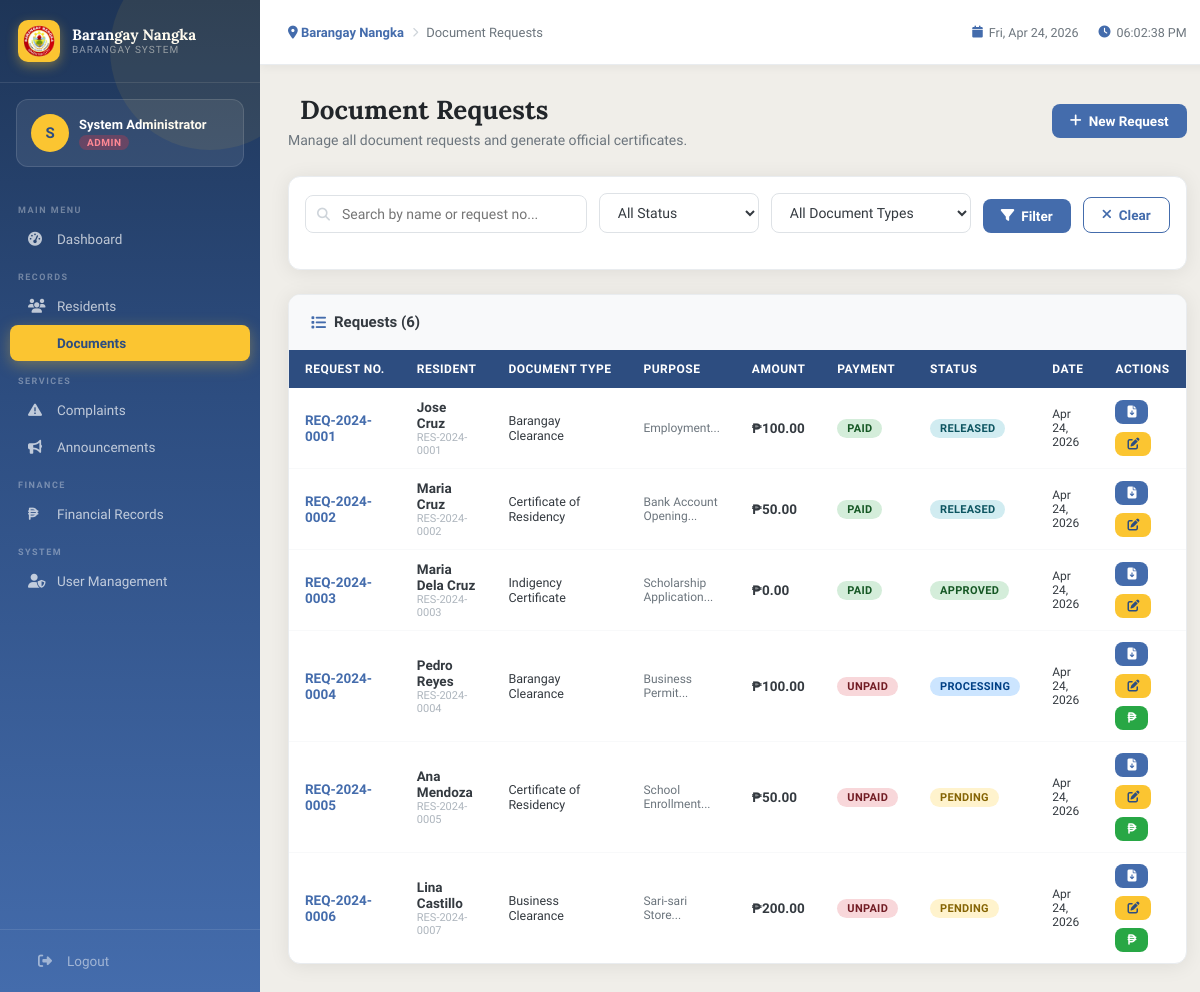
The app's page /modules/documents/index.php (signed in) with its own data.
### tables this page shows
CREATE TABLE document_requests (
    id INT AUTO_INCREMENT PRIMARY KEY,
    request_no VARCHAR(20) UNIQUE NOT NULL,
    resident_id INT NOT NULL,
    document_type ENUM('Barangay Clearance','Certificate of Residency','Indigency Certificate','Business Clearance','Certificate of Good Moral Character') NOT NULL,
    purpose TEXT,
    status ENUM('Pending','Processing','For Approval','Approved','Released','Rejected') DEFAULT 'Pending',
    amount DECIMAL(10,2) DEFAULT 0,
    payment_status ENUM('Unpaid','Paid') DEFAULT 'Unpaid',
    or_number VARCHAR(50),
    requested_by INT,
    approved_by INT NULL,
    released_by INT NULL,
    notes TEXT,
    requested_at TIMESTAMP DEFAULT CURRENT_TIMESTAMP,
    approved_at DATETIME NULL,
    released_at DATETIME NULL,
    FOREIGN KEY (resident_id) REFERENCES residents(id),
    FOREIGN KEY (requested_by) REFERENCES users(id)
);

CREATE TABLE residents (
    id INT AUTO_INCREMENT PRIMARY KEY,
    resident_id VARCHAR(20) UNIQUE NOT NULL,
    household_id INT,
    last_name VARCHAR(50) NOT NULL,
    first_name VARCHAR(50) NOT NULL,
    middle_name VARCHAR(50),
    suffix VARCHAR(10),
    birthdate DATE NOT NULL,
    birthplace VARCHAR(100),
    gender ENUM('Male','Female') NOT NULL,
    civil_status ENUM('Single','Married','Widowed','Separated','Annulled') DEFAULT 'Single',
    nationality VARCHAR(50) DEFAULT 'Filipino',
    religion VARCHAR(50),
    occupation VARCHAR(100),
    monthly_income DECIMAL(10,2) DEFAULT 0,
    educational_attainment VARCHAR(100),
    voter_status TINYINT(1) DEFAULT 0,
    senior_citizen TINYINT(1) DEFAULT 0,
    pwd TINYINT(1) DEFAULT 0,
    solo_parent TINYINT(1) DEFAULT 0,
    email VARCHAR(100),
    contact_no VARCHAR(20),
    is_active TINYINT(1) DEFAULT 1,
    created_at TIMESTAMP DEFAULT CURRENT_TIMESTAMP,
    FOREIGN KEY (household_id) REFERENCES households(id)
);

### includes/config.php (called while the page is built, shortened)
<?php
function isLoggedIn() {
    return isset($_SESSION['user_id']);
}
function hasRole($roles) {
    return in_array($_SESSION['role'], $roles);
}
function sanitize($data) {
    return htmlspecialchars(strip_tags(trim($data)));
}
?>

### modules/documents/index.php (the view, shortened to what this page needs)
<?php
require_once '../../includes/config.php';
$search = sanitize($_GET['search'] ?? '');
$sql = "SELECT dr.*, CONCAT(r.first_name,' ',r.last_name) as resident_name, r.resident_id as res_id FROM document_requests dr JOIN residents r ON dr.resident_id=r.id WHERE 1";
$params = [];
$sql .= " ORDER BY dr.requested_at DESC";
$stmt = $pdo->prepare($sql);
$stmt->execute($params);
$requests = $stmt->fetchAll();
include '../../includes/header.php';
?>
<div class="page-header flex-between">
    <div>
        <h1><i class="fas fa-file-certificate"></i> Document Requests</h1>
        <p>Manage all document requests and generate official certificates.</p>
    </div>
    <a href="add.php" class="btn btn-primary"><i class="fas fa-plus"></i> New Request</a>
</div>
<div class="card mb-3">
    <div class="card-body" style="padding:16px;">
        <form method="GET" class="filter-bar">
            <div class="search-wrap" style="flex:2;">
                <i class="fas fa-search"></i>
                <input type="text" name="search" placeholder="Search by name or request no..." value="<?= htmlspecialchars($search) ?>">
            </div>
            <select name="status" style="width:160px;">
                <option value="">All Status</option>
            </select>
            <select name="type" style="width:200px;">
                <option value="">All Document Types</option>
            </select>
            <button type="submit" class="btn btn-primary"><i class="fas fa-filter"></i> Filter</button>
            <a href="index.php" class="btn btn-outline"><i class="fas fa-times"></i> Clear</a>
        </form>
    </div>
</div>
<div class="card">
    <div class="card-header">
        <h3><i class="fas fa-list"></i> Requests (<?= count($requests) ?>)</h3>
    </div>
    <div class="card-body" style="padding:0;">
        <div class="table-wrap">
            <table class="data-table">
                <thead>
                    <tr>
                        <th>Request No.</th>
                        <th>Resident</th>
                        <th>Document Type</th>
                        <th>Purpose</th>
                        <th>Amount</th>
                        <th>Payment</th>
                        <th>Status</th>
                        <th>Date</th>
                        <th>Actions</th>
                    </tr>
                </thead>
                <tbody>
                    <?php foreach ($requests as $req): ?>
                    <tr>
                        <td><strong style="color:var(--blue);"><?= $req['request_no'] ?></strong></td>
                        <td>
                            <div style="font-weight:600;"><?= htmlspecialchars($req['resident_name']) ?></div>
                            <div style="font-size:11px;color:var(--gray-500);"><?= $req['res_id'] ?></div>
                        </td>
                        <td style="font-size:12.5px;"><?= $req['document_type'] ?></td>
                        <td style="font-size:12px;color:var(--gray-600);"><?= htmlspecialchars(mb_substr($req['purpose'],0,30)) ?>...</td>
                        <td><strong>₱<?= number_format($req['amount'],2) ?></strong></td>
                        <td><span class="badge badge-<?= strtolower($req['payment_status']) ?>"><?= $req['payment_status'] ?></span></td>
                        <td>
                            <span class="badge badge-<?= strtolower($req['status']) ?>"><?= $req['status'] ?></span>
                        </td>
                        <td style="font-size:12px;"><?= date('M d, Y', strtotime($req['requested_at'])) ?></td>
                        <td>
                            <div class="btn-group">
                                <a href="generate.php?id=<?= $req['id'] ?>" class="btn btn-sm btn-primary" title="View/Generate Document"><i class="fas fa-file-arrow-down"></i></a>
                                <?php if (hasRole(['admin','secretary','captain'])): ?>
                                <button onclick="openModal('statusModal<?= $req['id'] ?>')" class="btn btn-sm btn-gold" title="Update Status"><i class="fas fa-edit"></i></button>
                                <?php endif; ?>
                                <?php if ($req['payment_status'] === 'Unpaid' && hasRole(['admin','treasurer'])): ?>
                                <a href="payment.php?id=<?= $req['id'] ?>" class="btn btn-sm btn-success" title="Record Payment"><i class="fas fa-peso-sign"></i></a>
                                <?php endif; ?>
                            </div>
                        </td>
                    </tr>
                    <?php endforeach; ?>
                </tbody>
            </table>
        </div>
    </div>
</div>
<?php include '../../includes/footer.php'; ?>

### assets/css/main.css (style rules this page uses)
:root { --blue: #446CAC; --blue-dark: #2d4d80; --blue-light: #6b90c9; --blue-faint: #e8eef7; --gold: #FBC531; --gold-dark: #d4a520; --gold-light: #fdd366; --cloud: #F0EEE9; --cloud-dark: #e0ddd5; --white: #ffffff; --gray-100: #f8f9fa; --gray-200: #e9ecef; --gray-300: #dee2e6; --gray-400: #ced4da; --gray-500: #adb5bd; --gray-600: #6c757d; --gray-700: #495057; --gray-800: #343a40; --gray-900: #212529; --success: #28a745; --danger: #dc3545; --warning: #ffc107; --info: #17a2b8; --sidebar-width: 260px; --topbar-height: 65px; --radius: 12px; --radius-sm: 8px; --shadow: 0 2px 20px rgba(0,0,0,0.08); --shadow-md: 0 4px 30px rgba(0,0,0,0.12); --transition: all 0.25s cubic-bezier(0.4,0,0.2,1); }
* { margin: 0; padding: 0; box-sizing: border-box; }
html { font-size: 15px; }
body { font-family: 'Plus Jakarta Sans', sans-serif; background: var(--cloud); color: var(--gray-800); display: flex; min-height: 100vh; overflow-x: hidden; }
.page-header { margin-bottom: 28px; }
.page-header h1 { font-family: 'Lora', serif; font-size: 26px; font-weight: 700; color: var(--gray-900); display: flex; align-items: center; gap: 12px; }
.page-header p { margin-top: 6px; color: var(--gray-600); font-size: 14px; }
.card { background: white; border-radius: var(--radius); box-shadow: var(--shadow); overflow: hidden; border: 1px solid var(--gray-200); }
.card-header { padding: 18px 22px; border-bottom: 1px solid var(--gray-100); display: flex; align-items: center; justify-content: space-between; background: var(--gray-100); }
.card-header h3 { font-size: 15px; font-weight: 700; color: var(--gray-800); display: flex; align-items: center; gap: 8px; }
.card-header h3 i { color: var(--blue); }
.card-body { padding: 22px; }
.table-wrap { overflow-x: auto; }
table.data-table { width: 100%; border-collapse: collapse; font-size: 13.5px; }
table.data-table th { background: var(--blue-dark); color: white; padding: 12px 16px; text-align: left; font-weight: 600; font-size: 12px; text-transform: uppercase; letter-spacing: 0.5px; white-space: nowrap; }
table.data-table td { padding: 11px 16px; border-bottom: 1px solid var(--gray-100); vertical-align: middle; }
table.data-table tr:last-child td { border-bottom: none; }
.badge { display: inline-flex; align-items: center; gap: 4px; padding: 3px 10px; border-radius: 20px; font-size: 11px; font-weight: 700; text-transform: uppercase; letter-spacing: 0.3px; }
.badge-pending { background: #fff3cd; color: #856404; }
.badge-processing { background: #cce5ff; color: #004085; }
.badge-approved { background: #d4edda; color: #155724; }
.badge-released { background: #d1ecf1; color: #0c5460; }
.badge-paid { background: #d4edda; color: #155724; }
.badge-unpaid { background: #f8d7da; color: #721c24; }
.btn { display: inline-flex; align-items: center; gap: 7px; padding: 9px 18px; border-radius: var(--radius-sm); font-family: inherit; font-size: 13.5px; font-weight: 600; cursor: pointer; border: none; transition: var(--transition); text-decoration: none; white-space: nowrap; }
.btn-primary { background: var(--blue); color: white; }
.btn-gold { background: var(--gold); color: var(--blue-dark); }
.btn-success { background: var(--success); color: white; }
.btn-outline { background: transparent; border: 1.5px solid var(--blue); color: var(--blue); }
.btn-sm { padding: 6px 12px; font-size: 12px; }
.btn-group { display: flex; gap: 8px; flex-wrap: wrap; }
input, select, textarea { padding: 10px 14px; border: 1.5px solid var(--gray-300); border-radius: var(--radius-sm); font-family: inherit; font-size: 14px; color: var(--gray-800); background: white; transition: var(--transition); width: 100%; }
.filter-bar { display: flex; gap: 12px; margin-bottom: 20px; flex-wrap: wrap; align-items: flex-end; }
.filter-bar .search-wrap { flex: 1; min-width: 200px; position: relative; }
.filter-bar .search-wrap i { position: absolute; left: 12px; top: 50%; transform: translateY(-50%); color: var(--gray-400); font-size: 13px; }
.filter-bar .search-wrap input { padding-left: 36px; }
.mb-3 { margin-bottom: 24px; }
.flex-between { display: flex; align-items: center; justify-content: space-between; }

### records on screen
document_requests: request_no "REQ-2024-0001", resident_name "Jose Cruz", resident.resident_id "RES-2024-0001", document_type "Barangay Clearance", purpose "Employment", amount "100.00", payment_status "PAID", status "RELEASED", requested_at "Apr 24, 2026"
document_requests: request_no "REQ-2024-0002", resident_name "Maria Cruz", resident.resident_id "RES-2024-0002", document_type "Certificate of Residency", purpose "Bank Account Opening", amount "50.00", payment_status "PAID", status "RELEASED", requested_at "Apr 24, 2026"
document_requests: request_no "REQ-2024-0003", resident_name "Maria Dela Cruz", resident.resident_id "RES-2024-0003", document_type "Indigency Certificate", purpose "Scholarship Application", amount "0.00", payment_status "PAID", status "APPROVED", requested_at "Apr 24, 2026"
document_requests: request_no "REQ-2024-0004", resident_name "Pedro Reyes", resident.resident_id "RES-2024-0004", document_type "Barangay Clearance", purpose "Business Permit", amount "100.00", payment_status "UNPAID", status "PROCESSING", requested_at "Apr 24, 2026"
document_requests: request_no "REQ-2024-0005", resident_name "Ana Mendoza", resident.resident_id "RES-2024-0005", document_type "Certificate of Residency", purpose "School Enrollment", amount "50.00", payment_status "UNPAID", status "PENDING", requested_at "Apr 24, 2026"
document_requests: request_no "REQ-2024-0006", resident_name "Lina Castillo", resident.resident_id "RES-2024-0007", document_type "Business Clearance", purpose "Sari-sari Store", amount "200.00", payment_status "UNPAID", status "PENDING", requested_at "Apr 24, 2026"

### other values on screen
substr($_SESSION['full_name'] ?? 'A', 0, 1) "S"
$_SESSION['full_name'] "System Administrator"
$_SESSION['role'] "ADMIN"
$page_title "Document Requests"
count($requests) "6"
